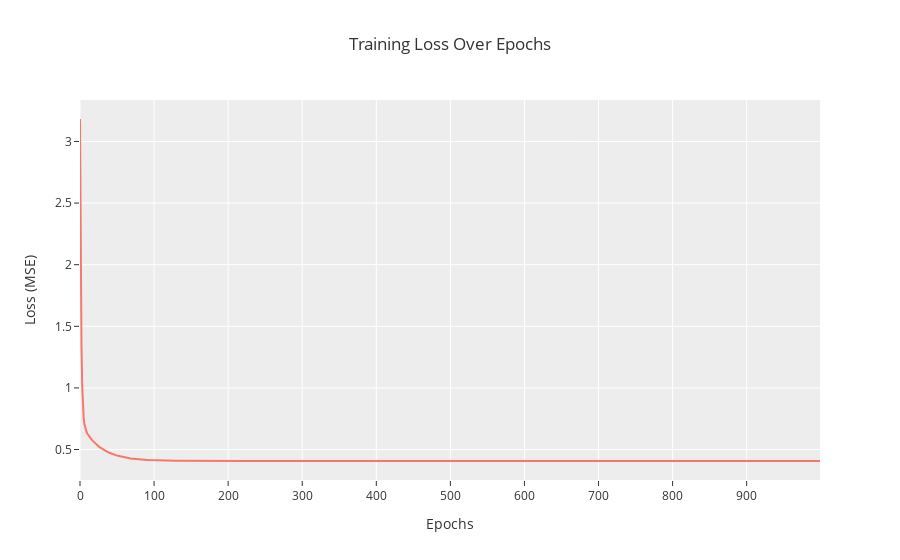

Notebook code cell kept with this figure:
### Code cell
# Plot loss over epochs
fig_loss = go.Figure()
fig_loss.add_trace(go.Scatter(
    x=list(range(num_epochs)), y=loss_values, mode='lines', name='Training Loss'
))
fig_loss.update_layout(
    title="Training Loss Over Epochs",
    xaxis_title="Epochs",
    yaxis_title="Loss (MSE)",
    template="ggplot2"
)
fig_loss.show()

### Figure 1 — Plotly figure (JSON) as saved in the notebook; plotly's stock layout.template omitted (floating-point values rounded to 4 significant figures; data arrays with more than 128 entries replaced by an {"elided": "..."} marker saying what was removed)
{"data": [{"mode": "lines", "name": "Training Loss", "type": "scatter", "x": {"elided": "1000 int values"}, "y": {"elided": "1000 float values"}}], "layout": {"title": {"text": "Training Loss Over Epochs"}, "xaxis": {"title": {"text": "Epochs"}}, "yaxis": {"title": {"text": "Loss (MSE)"}}}}
